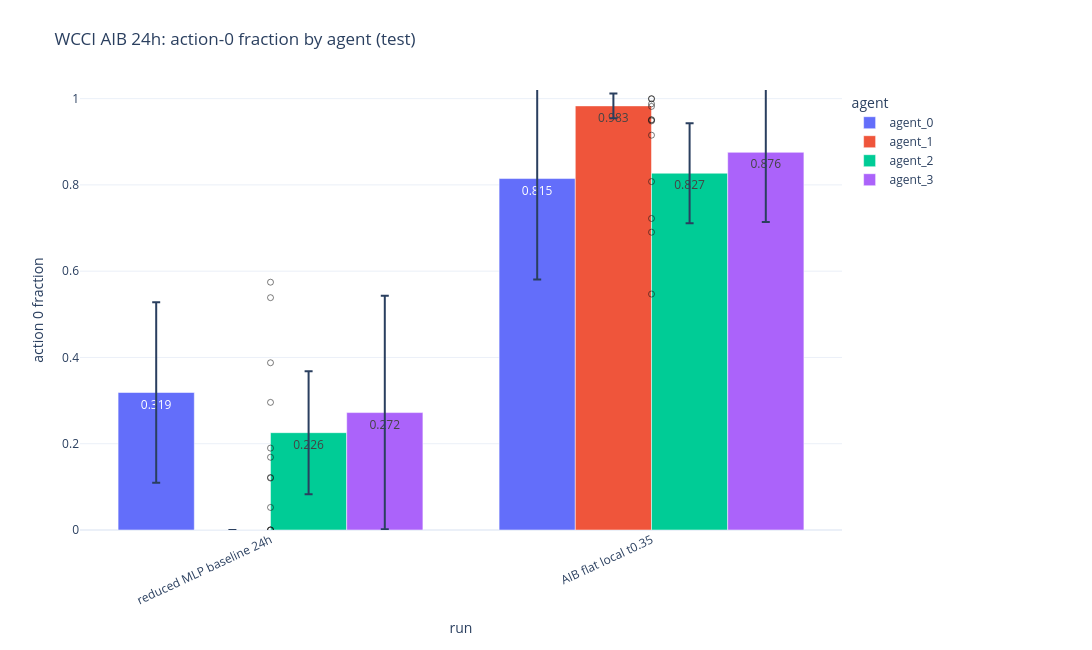
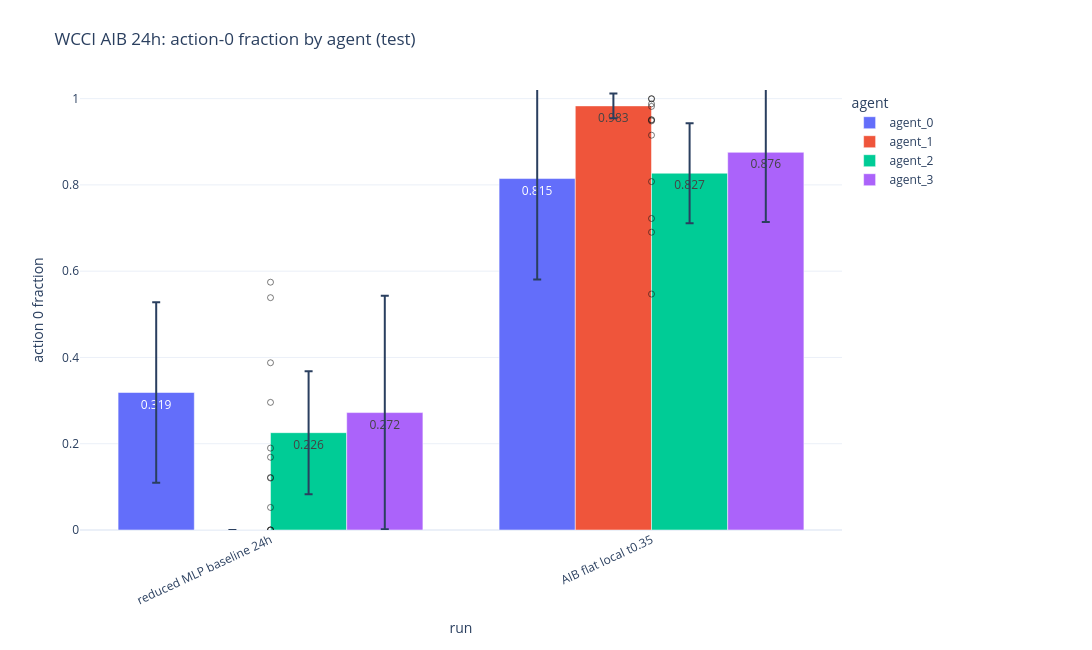

The cell these charts' notebook holds for them, in order:
### Markdown cell above
## WCCI AIB 24h

### Code cell
fig_action0_aib24h, action0_aib24h_rows, action0_aib24h_summary = plot_action0_by_agent(
    source_rows(action0_latest, "WCCI AIB 24h"), WCCI_AIB_24H_RUNS,
    title=f"WCCI AIB 24h: action-0 fraction by agent ({ACTION_METRIC_SOURCE})",
    save_name=f"wcci_aib_24h_action0_{ACTION_METRIC_SOURCE}",
)
fig_action0_aib24h

### Figure 1 — Plotly figure (JSON) as saved in the notebook; plotly's stock layout.template omitted (floating-point values rounded to 4 significant figures)
{"data": [{"alignmentgroup": "True", "customdata": [["wcci_aib_02_flat_local_t035_72x576", "agent_0", 0.2343, 3, [0, 1, 2], [19989504]], ["wcci_reduced_mlp_baseline", "agent_0", 0.2094, 3, [0, 1, 2], [17680000, 19600000, 19760000]]], "error_y": {"array": [0.2343, 0.2094]}, "hovertemplate": "agent=%{customdata[1]}<br>run=%{x}<br>action 0 fraction=%{y:.4f}<br>text=%{text}<br>family=%{customdata[0]}<br>std_action0_fraction=%{customdata[2]:.4f}<br>n_seeds=%{customdata[3]}<br>seeds=%{customdata[4]}<br>selected_metric_steps=%{customdata[5]}<extra></extra>", "legendgroup": "agent_0", "marker": {"color": "#636efa", "pattern": {"shape": ""}}, "name": "agent_0", "offsetgroup": "agent_0", "orientation": "v", "showlegend": true, "text": ["0.815", "0.319"], "textposition": "auto", "type": "bar", "x": ["AIB flat local t0.35", "reduced MLP baseline 24h"], "xaxis": "x", "y": [0.8147, 0.3187], "yaxis": "y"}, {"alignmentgroup": "True", "customdata": [["wcci_aib_02_flat_local_t035_72x576", "agent_1", 0.02855, 3, [0, 1, 2], [19989504]], ["wcci_reduced_mlp_baseline", "agent_1", 0, 3, [0, 1, 2], [17680000, 19600000, 19760000]]], "error_y": {"array": [0.02855, 0.0]}, "hovertemplate": "agent=%{customdata[1]}<br>run=%{x}<br>action 0 fraction=%{y:.4f}<br>text=%{text}<br>family=%{customdata[0]}<br>std_action0_fraction=%{customdata[2]:.4f}<br>n_seeds=%{customdata[3]}<br>seeds=%{customdata[4]}<br>selected_metric_steps=%{customdata[5]}<extra></extra>", "legendgroup": "agent_1", "marker": {"color": "#EF553B", "pattern": {"shape": ""}}, "name": "agent_1", "offsetgroup": "agent_1", "orientation": "v", "showlegend": true, "text": ["0.983", "0.000"], "textposition": "auto", "type": "bar", "x": ["AIB flat local t0.35", "reduced MLP baseline 24h"], "xaxis": "x", "y": [0.9832, 0.0], "yaxis": "y"}, {"alignmentgroup": "True", "customdata": [["wcci_aib_02_flat_local_t035_72x576", "agent_2", 0.1157, 3, [0, 1, 2], [19989504]], ["wcci_reduced_mlp_baseline", "agent_2", 0.1424, 3, [0, 1, 2], [17680000, 19600000, 19760000]]], "error_y": {"array": [0.1157, 0.1424]}, "hovertemplate": "agent=%{customdata[1]}<br>run=%{x}<br>action 0 fraction=%{y:.4f}<br>text=%{text}<br>family=%{customdata[0]}<br>std_action0_fraction=%{customdata[2]:.4f}<br>n_seeds=%{customdata[3]}<br>seeds=%{customdata[4]}<br>selected_metric_steps=%{customdata[5]}<extra></extra>", "legendgroup": "agent_2", "marker": {"color": "#00cc96", "pattern": {"shape": ""}}, "name": "agent_2", "offsetgroup": "agent_2", "orientation": "v", "showlegend": true, "text": ["0.827", "0.226"], "textposition": "auto", "type": "bar", "x": ["AIB flat local t0.35", "reduced MLP baseline 24h"], "xaxis": "x", "y": [0.827, 0.2256], "yaxis": "y"}, {"alignmentgroup": "True", "customdata": [["wcci_aib_02_flat_local_t035_72x576", "agent_3", 0.1616, 3, [0, 1, 2], [19989504]], ["wcci_reduced_mlp_baseline", "agent_3", 0.2707, 3, [0, 1, 2], [17680000, 19600000, 19760000]]], "error_y": {"array": [0.1616, 0.2707]}, "hovertemplate": "agent=%{customdata[1]}<br>run=%{x}<br>action 0 fraction=%{y:.4f}<br>text=%{text}<br>family=%{customdata[0]}<br>std_action0_fraction=%{customdata[2]:.4f}<br>n_seeds=%{customdata[3]}<br>seeds=%{customdata[4]}<br>selected_metric_steps=%{customdata[5]}<extra></extra>", "legendgroup": "agent_3", "marker": {"color": "#ab63fa", "pattern": {"shape": ""}}, "name": "agent_3", "offsetgroup": "agent_3", "orientation": "v", "showlegend": true, "text": ["0.876", "0.272"], "textposition": "auto", "type": "bar", "x": ["AIB flat local t0.35", "reduced MLP baseline 24h"], "xaxis": "x", "y": [0.8755, 0.2722], "yaxis": "y"}, {"customdata": [["wcci_aib_02_flat_local_t035_72x576_s0", "agent_0", 19989504], ["wcci_aib_02_flat_local_t035_72x576_s0", "agent_1", 19989504], ["wcci_aib_02_flat_local_t035_72x576_s0", "agent_2", 19989504], ["wcci_aib_02_flat_local_t035_72x576_s0", "agent_3", 19989504], ["wcci_reduced_mlp_baseline_s0", "agent_0", 17680000], ["wcci_reduced_mlp_baseline_s0", "agent_1", 17680000], ["wcci_reduced_mlp_baseline_s0", "agent_2", 17680000], ["wcci_reduced_mlp_baseline_s0", "agent_3", 17680000]], "hovertemplate": "run=%{customdata[0]}<br>agent=%{customdata[1]}<br>step=%{customdata[2]}<br>action0=%{y:.4f}<extra></extra>", "marker": {"color": "rgba(20,20,20,0.55)", "size": 6, "symbol": "circle-open"}, "mode": "markers", "name": "seed 0", "showlegend": false, "type": "scatter", "x": ["AIB flat local t0.35", "AIB flat local t0.35", "AIB flat local t0.35", "AIB flat local t0.35", "reduced MLP baseline 24h", "reduced MLP baseline 24h", "reduced MLP baseline 24h", "reduced MLP baseline 24h"], "y": [0.982, 0.9502, 0.8077, 0.9483, 0.1217, 0.0, 0.1205, 0.1899]}, {"customdata": [["wcci_aib_02_flat_local_t035_72x576_s1", "agent_0", 19989504], ["wcci_aib_02_flat_local_t035_72x576_s1", "agent_1", 19989504], ["wcci_aib_02_flat_local_t035_72x576_s1", "agent_2", 19989504], ["wcci_aib_02_flat_local_t035_72x576_s1", "agent_3", 19989504], ["wcci_reduced_mlp_baseline_s1", "agent_0", 19600000], ["wcci_reduced_mlp_baseline_s1", "agent_1", 19600000], ["wcci_reduced_mlp_baseline_s1", "agent_2", 19600000], ["wcci_reduced_mlp_baseline_s1", "agent_3", 19600000]], "hovertemplate": "run=%{customdata[0]}<br>agent=%{customdata[1]}<br>step=%{customdata[2]}<br>action0=%{y:.4f}<extra></extra>", "marker": {"color": "rgba(20,20,20,0.55)", "size": 6, "symbol": "circle-open"}, "mode": "markers", "name": "seed 1", "showlegend": false, "type": "scatter", "x": ["AIB flat local t0.35", "AIB flat local t0.35", "AIB flat local t0.35", "AIB flat local t0.35", "reduced MLP baseline 24h", "reduced MLP baseline 24h", "reduced MLP baseline 24h", "reduced MLP baseline 24h"], "y": [0.9152, 0.9999, 0.9512, 0.9879, 0.2959, 0.0, 0.3877, 0.05226]}, {"customdata": [["wcci_aib_02_flat_local_t035_72x576_s2", "agent_0", 19989504], ["wcci_aib_02_flat_local_t035_72x576_s2", "agent_1", 19989504], ["wcci_aib_02_flat_local_t035_72x576_s2", "agent_2", 19989504], ["wcci_aib_02_flat_local_t035_72x576_s2", "agent_3", 19989504], ["wcci_reduced_mlp_baseline_s2", "agent_0", 19760000], ["wcci_reduced_mlp_baseline_s2", "agent_1", 19760000], ["wcci_reduced_mlp_baseline_s2", "agent_2", 19760000], ["wcci_reduced_mlp_baseline_s2", "agent_3", 19760000]], "hovertemplate": "run=%{customdata[0]}<br>agent=%{customdata[1]}<br>step=%{customdata[2]}<br>action0=%{y:.4f}<extra></extra>", "marker": {"color": "rgba(20,20,20,0.55)", "size": 6, "symbol": "circle-open"}, "mode": "markers", "name": "seed 2", "showlegend": false, "type": "scatter", "x": ["AIB flat local t0.35", "AIB flat local t0.35", "AIB flat local t0.35", "AIB flat local t0.35", "reduced MLP baseline 24h", "reduced MLP baseline 24h", "reduced MLP baseline 24h", "reduced MLP baseline 24h"], "y": [0.547, 0.9994, 0.7222, 0.6903, 0.5386, 0.0, 0.1686, 0.5745]}], "layout": {"barmode": "group", "height": 650, "legend": {"orientation": "v", "title": {"text": "agent"}, "tracegroupgap": 0, "x": 1.01, "xanchor": "left", "y": 1, "yanchor": "top"}, "margin": {"b": 120, "l": 80, "r": 250, "t": 90}, "title": {"text": "WCCI AIB 24h: action-0 fraction by agent (test)"}, "width": 1450, "xaxis": {"anchor": "y", "categoryarray": ["reduced MLP baseline 24h", "AIB flat local t0.35"], "categoryorder": "array", "domain": [0, 1], "tickangle": -25, "title": {"text": "run"}}, "yaxis": {"anchor": "x", "domain": [0, 1], "range": [0, 1.02], "title": {"text": "action 0 fraction"}}}}

### Figure 2 — Plotly figure (JSON) as saved in the notebook; plotly's stock layout.template omitted (floating-point values rounded to 4 significant figures)
{"data": [{"alignmentgroup": "True", "customdata": [["wcci_aib_02_flat_local_t035_72x576", "agent_0", 0.2343, 3, [0, 1, 2], [19989504]], ["wcci_reduced_mlp_baseline", "agent_0", 0.2094, 3, [0, 1, 2], [17680000, 19600000, 19760000]]], "error_y": {"array": [0.2343, 0.2094]}, "hovertemplate": "agent=%{customdata[1]}<br>run=%{x}<br>action 0 fraction=%{y:.4f}<br>text=%{text}<br>family=%{customdata[0]}<br>std_action0_fraction=%{customdata[2]:.4f}<br>n_seeds=%{customdata[3]}<br>seeds=%{customdata[4]}<br>selected_metric_steps=%{customdata[5]}<extra></extra>", "legendgroup": "agent_0", "marker": {"color": "#636efa", "pattern": {"shape": ""}}, "name": "agent_0", "offsetgroup": "agent_0", "orientation": "v", "showlegend": true, "text": ["0.815", "0.319"], "textposition": "auto", "type": "bar", "x": ["AIB flat local t0.35", "reduced MLP baseline 24h"], "xaxis": "x", "y": [0.8147, 0.3187], "yaxis": "y"}, {"alignmentgroup": "True", "customdata": [["wcci_aib_02_flat_local_t035_72x576", "agent_1", 0.02855, 3, [0, 1, 2], [19989504]], ["wcci_reduced_mlp_baseline", "agent_1", 0, 3, [0, 1, 2], [17680000, 19600000, 19760000]]], "error_y": {"array": [0.02855, 0.0]}, "hovertemplate": "agent=%{customdata[1]}<br>run=%{x}<br>action 0 fraction=%{y:.4f}<br>text=%{text}<br>family=%{customdata[0]}<br>std_action0_fraction=%{customdata[2]:.4f}<br>n_seeds=%{customdata[3]}<br>seeds=%{customdata[4]}<br>selected_metric_steps=%{customdata[5]}<extra></extra>", "legendgroup": "agent_1", "marker": {"color": "#EF553B", "pattern": {"shape": ""}}, "name": "agent_1", "offsetgroup": "agent_1", "orientation": "v", "showlegend": true, "text": ["0.983", "0.000"], "textposition": "auto", "type": "bar", "x": ["AIB flat local t0.35", "reduced MLP baseline 24h"], "xaxis": "x", "y": [0.9832, 0.0], "yaxis": "y"}, {"alignmentgroup": "True", "customdata": [["wcci_aib_02_flat_local_t035_72x576", "agent_2", 0.1157, 3, [0, 1, 2], [19989504]], ["wcci_reduced_mlp_baseline", "agent_2", 0.1424, 3, [0, 1, 2], [17680000, 19600000, 19760000]]], "error_y": {"array": [0.1157, 0.1424]}, "hovertemplate": "agent=%{customdata[1]}<br>run=%{x}<br>action 0 fraction=%{y:.4f}<br>text=%{text}<br>family=%{customdata[0]}<br>std_action0_fraction=%{customdata[2]:.4f}<br>n_seeds=%{customdata[3]}<br>seeds=%{customdata[4]}<br>selected_metric_steps=%{customdata[5]}<extra></extra>", "legendgroup": "agent_2", "marker": {"color": "#00cc96", "pattern": {"shape": ""}}, "name": "agent_2", "offsetgroup": "agent_2", "orientation": "v", "showlegend": true, "text": ["0.827", "0.226"], "textposition": "auto", "type": "bar", "x": ["AIB flat local t0.35", "reduced MLP baseline 24h"], "xaxis": "x", "y": [0.827, 0.2256], "yaxis": "y"}, {"alignmentgroup": "True", "customdata": [["wcci_aib_02_flat_local_t035_72x576", "agent_3", 0.1616, 3, [0, 1, 2], [19989504]], ["wcci_reduced_mlp_baseline", "agent_3", 0.2707, 3, [0, 1, 2], [17680000, 19600000, 19760000]]], "error_y": {"array": [0.1616, 0.2707]}, "hovertemplate": "agent=%{customdata[1]}<br>run=%{x}<br>action 0 fraction=%{y:.4f}<br>text=%{text}<br>family=%{customdata[0]}<br>std_action0_fraction=%{customdata[2]:.4f}<br>n_seeds=%{customdata[3]}<br>seeds=%{customdata[4]}<br>selected_metric_steps=%{customdata[5]}<extra></extra>", "legendgroup": "agent_3", "marker": {"color": "#ab63fa", "pattern": {"shape": ""}}, "name": "agent_3", "offsetgroup": "agent_3", "orientation": "v", "showlegend": true, "text": ["0.876", "0.272"], "textposition": "auto", "type": "bar", "x": ["AIB flat local t0.35", "reduced MLP baseline 24h"], "xaxis": "x", "y": [0.8755, 0.2722], "yaxis": "y"}, {"customdata": [["wcci_aib_02_flat_local_t035_72x576_s0", "agent_0", 19989504], ["wcci_aib_02_flat_local_t035_72x576_s0", "agent_1", 19989504], ["wcci_aib_02_flat_local_t035_72x576_s0", "agent_2", 19989504], ["wcci_aib_02_flat_local_t035_72x576_s0", "agent_3", 19989504], ["wcci_reduced_mlp_baseline_s0", "agent_0", 17680000], ["wcci_reduced_mlp_baseline_s0", "agent_1", 17680000], ["wcci_reduced_mlp_baseline_s0", "agent_2", 17680000], ["wcci_reduced_mlp_baseline_s0", "agent_3", 17680000]], "hovertemplate": "run=%{customdata[0]}<br>agent=%{customdata[1]}<br>step=%{customdata[2]}<br>action0=%{y:.4f}<extra></extra>", "marker": {"color": "rgba(20,20,20,0.55)", "size": 6, "symbol": "circle-open"}, "mode": "markers", "name": "seed 0", "showlegend": false, "type": "scatter", "x": ["AIB flat local t0.35", "AIB flat local t0.35", "AIB flat local t0.35", "AIB flat local t0.35", "reduced MLP baseline 24h", "reduced MLP baseline 24h", "reduced MLP baseline 24h", "reduced MLP baseline 24h"], "y": [0.982, 0.9502, 0.8077, 0.9483, 0.1217, 0.0, 0.1205, 0.1899]}, {"customdata": [["wcci_aib_02_flat_local_t035_72x576_s1", "agent_0", 19989504], ["wcci_aib_02_flat_local_t035_72x576_s1", "agent_1", 19989504], ["wcci_aib_02_flat_local_t035_72x576_s1", "agent_2", 19989504], ["wcci_aib_02_flat_local_t035_72x576_s1", "agent_3", 19989504], ["wcci_reduced_mlp_baseline_s1", "agent_0", 19600000], ["wcci_reduced_mlp_baseline_s1", "agent_1", 19600000], ["wcci_reduced_mlp_baseline_s1", "agent_2", 19600000], ["wcci_reduced_mlp_baseline_s1", "agent_3", 19600000]], "hovertemplate": "run=%{customdata[0]}<br>agent=%{customdata[1]}<br>step=%{customdata[2]}<br>action0=%{y:.4f}<extra></extra>", "marker": {"color": "rgba(20,20,20,0.55)", "size": 6, "symbol": "circle-open"}, "mode": "markers", "name": "seed 1", "showlegend": false, "type": "scatter", "x": ["AIB flat local t0.35", "AIB flat local t0.35", "AIB flat local t0.35", "AIB flat local t0.35", "reduced MLP baseline 24h", "reduced MLP baseline 24h", "reduced MLP baseline 24h", "reduced MLP baseline 24h"], "y": [0.9152, 0.9999, 0.9512, 0.9879, 0.2959, 0.0, 0.3877, 0.05226]}, {"customdata": [["wcci_aib_02_flat_local_t035_72x576_s2", "agent_0", 19989504], ["wcci_aib_02_flat_local_t035_72x576_s2", "agent_1", 19989504], ["wcci_aib_02_flat_local_t035_72x576_s2", "agent_2", 19989504], ["wcci_aib_02_flat_local_t035_72x576_s2", "agent_3", 19989504], ["wcci_reduced_mlp_baseline_s2", "agent_0", 19760000], ["wcci_reduced_mlp_baseline_s2", "agent_1", 19760000], ["wcci_reduced_mlp_baseline_s2", "agent_2", 19760000], ["wcci_reduced_mlp_baseline_s2", "agent_3", 19760000]], "hovertemplate": "run=%{customdata[0]}<br>agent=%{customdata[1]}<br>step=%{customdata[2]}<br>action0=%{y:.4f}<extra></extra>", "marker": {"color": "rgba(20,20,20,0.55)", "size": 6, "symbol": "circle-open"}, "mode": "markers", "name": "seed 2", "showlegend": false, "type": "scatter", "x": ["AIB flat local t0.35", "AIB flat local t0.35", "AIB flat local t0.35", "AIB flat local t0.35", "reduced MLP baseline 24h", "reduced MLP baseline 24h", "reduced MLP baseline 24h", "reduced MLP baseline 24h"], "y": [0.547, 0.9994, 0.7222, 0.6903, 0.5386, 0.0, 0.1686, 0.5745]}], "layout": {"barmode": "group", "height": 650, "legend": {"orientation": "v", "title": {"text": "agent"}, "tracegroupgap": 0, "x": 1.01, "xanchor": "left", "y": 1, "yanchor": "top"}, "margin": {"b": 120, "l": 80, "r": 250, "t": 90}, "title": {"text": "WCCI AIB 24h: action-0 fraction by agent (test)"}, "width": 1450, "xaxis": {"anchor": "y", "categoryarray": ["reduced MLP baseline 24h", "AIB flat local t0.35"], "categoryorder": "array", "domain": [0, 1], "tickangle": -25, "title": {"text": "run"}}, "yaxis": {"anchor": "x", "domain": [0, 1], "range": [0, 1.02], "title": {"text": "action 0 fraction"}}}}
